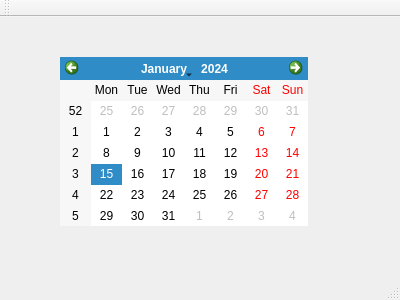
<?xml version="1.0" encoding="UTF-8"?>
<ui version="4.0">
 <class>MainWindow</class>
 <widget class="QMainWindow" name="MainWindow">
  <property name="geometry">
   <rect>
    <x>0</x>
    <y>0</y>
    <width>400</width>
    <height>300</height>
   </rect>
  </property>
  <property name="windowTitle">
   <string>MainWindow</string>
  </property>
  <widget class="QWidget" name="centralWidget">
   <widget class="QCalendarWidget" name="calendarWidget">
    <property name="geometry">
     <rect>
      <x>60</x>
      <y>40</y>
      <width>248</width>
      <height>169</height>
     </rect>
    </property>
   </widget>
  </widget>
  <widget class="QMenuBar" name="menuBar">
   <property name="geometry">
    <rect>
     <x>0</x>
     <y>0</y>
     <width>400</width>
     <height>23</height>
    </rect>
   </property>
  </widget>
  <widget class="QToolBar" name="mainToolBar">
   <attribute name="toolBarArea">
    <enum>TopToolBarArea</enum>
   </attribute>
   <attribute name="toolBarBreak">
    <bool>false</bool>
   </attribute>
  </widget>
  <widget class="QStatusBar" name="statusBar"/>
 </widget>
 <layoutdefault spacing="6" margin="11"/>
 <resources/>
 <connections/>
</ui>
